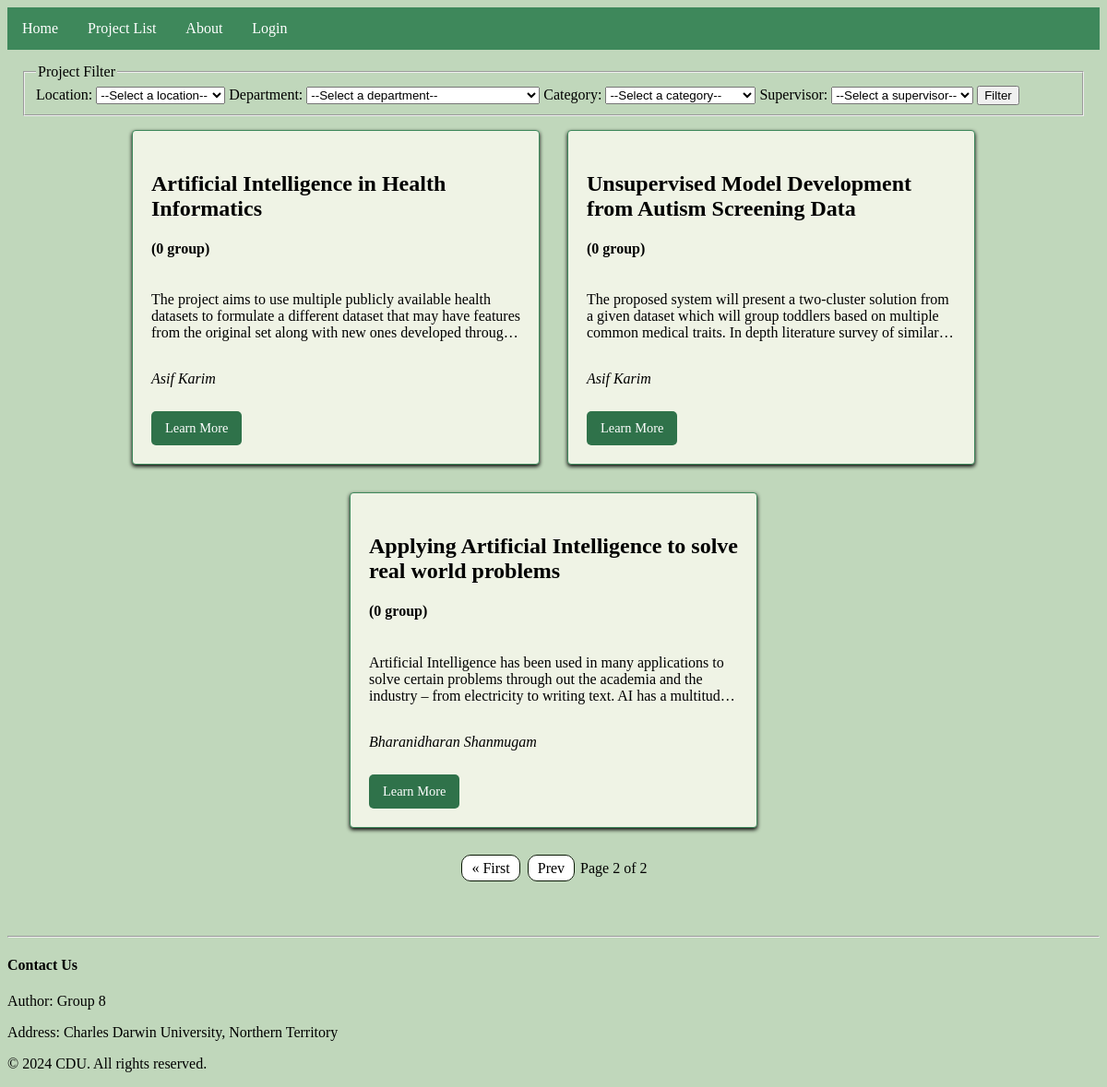
The page /projects/?page=2&location=&department=&category=&supervisor= on the database its author committed.
### g8_app/models.py (models this page shows, shortened)
class Project(models.Model):
    topic_number = models.IntegerField()
    title = models.CharField(max_length=200)
    description = models.TextField()
    bullet_points = models.TextField(blank=True)
    supervisors = models.ForeignKey(Supervisor, on_delete=models.CASCADE, related_name='projects', null=True, blank=True)
    category = models.ManyToManyField(Category, blank=True)
    locations = models.ManyToManyField(Location, blank=True)
    departments = models.ManyToManyField(Department, blank=True)
    group_count = models.PositiveIntegerField(default=0)

class Supervisor(models.Model):
    user = models.OneToOneField(CustomUser, on_delete=models.CASCADE, related_name='supervisor_profile')
    name = models.CharField(max_length=100)

### g8_app/views.py (the view)
# urls.py: path('projects/', views.projList, name='projList'),
def projList(request):
    projects = Project.objects.all()
    selLoc = request.GET.get('location')
    selDep = request.GET.get('department')
    selCat = request.GET.get('category')
    selSup = request.GET.get('supervisor')
    if (selLoc == None):
        selLoc = ''
    if (selDep == None):
        selDep = ''
    if (selCat == None):
        selCat = ''
    if (selSup == None):
        selSup = ''
    if selLoc:
        projects = projects.filter(locations__name=selLoc)
    if selDep:
        projects = projects.filter(departments__name=selDep)
    if selCat:
        projects = projects.filter(category__name=selCat)
    if selSup:
        projects = projects.filter(supervisors__name=selSup)
    page = request.GET.get('page', 1)
    paginator = Paginator(projects, 4)
    try:
        projects = paginator.page(page)
    except PageNotAnInteger:
        projects = paginator.page(1)
    except EmptyPage:
        projects = paginator.page(paginator.num_pages)
    context = {
        'projects': projects,
        'dep': Department.objects.all(),
        'loc': Location.objects.all(),
        'cat': Category.objects.all(),
        'sup': CustomUser.objects.filter(is_supervisor=True),
        'selLoc': selLoc,
        'selDep': selDep,
        'selCat': selCat,
        'selSup': selSup,
        'user' : request.user,
    }
    return render(request, 'g8_app/projList.html', context)

### g8_app/templates/g8_app/projList.html (shortened to what this page needs)
{% extends 'g8_app/base.html' %}
{% load static %}
{% block cssFile %}
<link href="{% static './projList.css' %}" rel="stylesheet">
{% endblock cssFile %}
{% block webpage %}
<section class="filterBody">
    <form method="get" action="{% url 'projList' %}">
        <fieldset>
            <legend>Project Filter</legend>
            Location:
            <select name="location">
                <option value="">--Select a location--</option>
            </select>
            Department:
            <select name="department">
                <option value="">--Select a department--</option>
            </select>
            Category:
            <select name="category">
                <option value="">--Select a category--</option>
            </select>
            Supervisor:
            <select name="supervisor">
                <option value="">--Select a supervisor--</option>
            </select>
            <button type="submit">Filter</button>
        </fieldset>
    </form>
    {% if projects %}
    <div class="card_container">
        {% for proj in projects %}
        <article class="card">
            <header>
                <h3 class="card_title">{{ proj.title }}</h3>
                <h4>({{ proj.group_count }} group{% if proj.group_count > 1 %}s{%endif%})</h4>
            </header>
            <p class="ellipsis">
                {{ proj.description }}
            </p>
            <footer>
                <p class="card_supervisors">
                    <em>{{ proj.supervisors.name }}</em>
                </p>
                <a href="{% url 'projDetails' id=proj.topic_number %}" class="btn">Learn More</a>
            </footer>
        </article>
        {% endfor %}
    </div>
    <div class="pagination">
        <span class="links">
            {% if projects.has_previous %}
                <a href="?page=1&location={{ selLoc }}&department={{ selDep }}&category={{ selCat }}&supervisor={{ selSup }}">« First</a>
                <a href="?page={{ projects.previous_page_number }}&location={{ selLoc }}&department={{ selDep }}&category={{ selCat }}&supervisor={{ selSup }}">Prev</a>
            {% endif %}
            <span class="current">
                Page {{ projects.number }} of {{ projects.paginator.num_pages }}
            </span>
        </span>
    </div>
    {% else %}
    <p>No project found.</p>
    {% endif %}
</section>
{% endblock webpage %}

### g8_app/static/styles.css (style rules this page uses)
body { background-color: #C0D7BB; }

### g8_app/static/projList.css (style rules this page uses)
.filterBody { margin: 15px; }
.card_container { display: flex; flex-wrap: wrap; justify-content: center; }
.card { display: flex; flex-direction: column; width: 400px; min-width: 220px; justify-content: space-between; margin: 15px; padding: 20px; border: 1px solid #3E885B; border-radius: 4px; box-shadow: 0 2px 4px black; background-color: #eff3e5; }
.card_title { font-size: 1.5rem; color: black; margin-bottom: 0.5rem; }
.ellipsis { display: -webkit-box; -webkit-box-orient: vertical; -webkit-line-clamp: 3; overflow: hidden; text-overflow: ellipsis; }
.btn { display: inline-block; padding: 10px 15px; margin-top: 10px; font-size: 0.9rem; color: #fff; background-color: #2f724a; border: none; border-radius: 5px; text-align: center; text-decoration: none; transition: background-color 0.2s; }
.pagination { margin: 20px 0; text-align: center; }
.pagination .links { display: inline-block; }
.pagination .links a { padding: 5px 10px; margin: 0 2px; background-color: white; border: #081803 1px solid; border-radius: 10px; color: black; text-decoration: none; }

### rows shown on the page
Project: title "Artificial Intelligence in Health Informatics", group_count "0", description "The project aims to use multiple publicly available health datasets to formulate a different dataset that may have features from the original set along with new ones developed…", supervisors.name "Asif Karim"
Project: title "Unsupervised Model Development from Autism Screening Data", group_count "0", description "The proposed system will present a two-cluster solution from a given dataset which will group toddlers based on multiple common medical traits. In depth literature survey of…", supervisors.name "Asif Karim"
Project: title "Applying Artificial Intelligence to solve real world problems", group_count "0", description "Artificial Intelligence has been used in many applications to solve certain problems through out the academia and the industry – from electricity to writing text. AI has a…", supervisors.name "Bharanidharan Shanmugam"

### other values the page prints
{{ projects.number }} "2"
{{ projects.paginator.num_pages }} "2"
